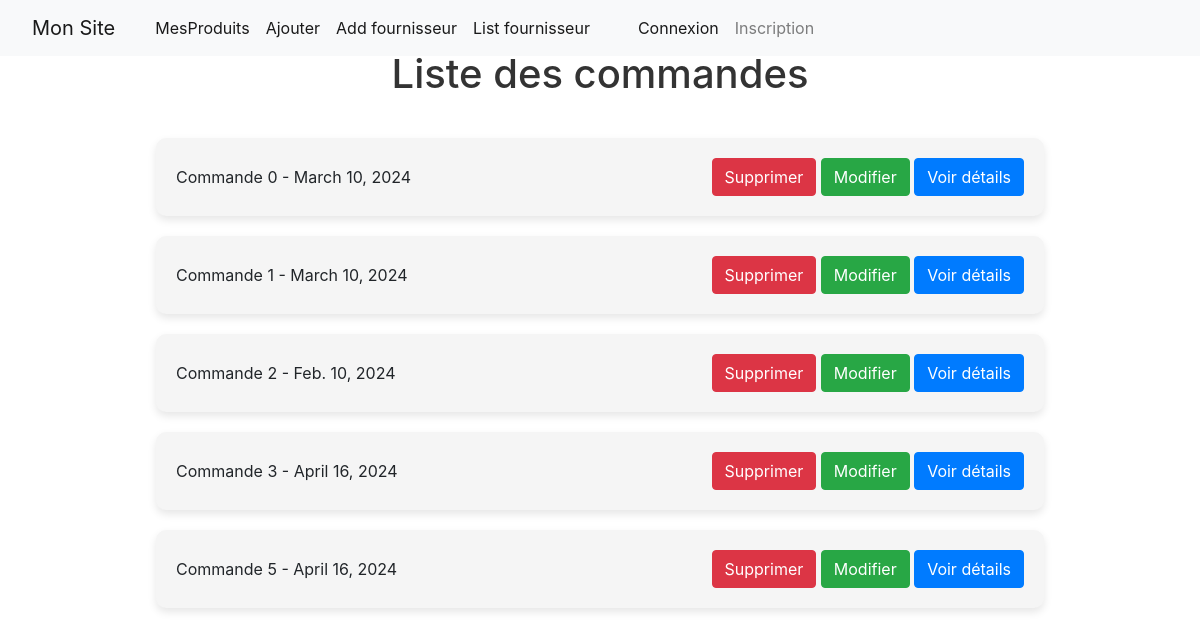
The page /magasin/commandes/ on the database its author committed.
### magasin/models.py (models this page shows, shortened)
class Commande(models.Model):
    numero_commande = models.IntegerField(default=0)
    dateCde = models.DateField(null=True, default=date.today)
    totalCde = models.DecimalField(max_digits=10, decimal_places=3)
    produits = models.ManyToManyField(Produit)

### magasin/views.py (the view)
# urls.py: path('commandes/', ListeCommandesView.as_view(), name='liste_commandes'),
class ListeCommandesView(ListView):
    model = Commande
    template_name = 'magasin/liste_commandes.html'
    context_object_name = 'commandes'
    def get_queryset(self):
        return Commande.objects.all()

### magasin/templates/magasin/liste_commandes.html (shortened to what this page needs)
{% extends 'magasin/base.html' %}
{% block content %}
<!DOCTYPE html>
<html lang="fr">
<head>
</head>
<body>
    <h1>Liste des commandes</h1>
    {% if commandes %}
        <ul class="ul">
            {% for commande in commandes %}
                <li class="li">
                    Commande {{ commande.numero_commande }} - {{ commande.dateCde }}
                    <div>
                        <a href="{% url 'supprimer_commande' commande.id %}" class="btn btn-danger">Supprimer</a>
                        <a href="{% url 'modifier_commande' commande.id %}" class="btn btn-success">Modifier</a>
                        <a href="{% url 'detail_commande' commande.id %}" class="btn btn-primary">Voir détails</a>
                    </div>
                </li>
            {% endfor %}
        </ul>
    {% else %}
        <p>Aucune commande n'est disponible pour le moment.</p>
    {% endif %}
</body>
</html>
{% endblock %}

### magasin/templates/magasin/liste_commandes.html (style rules this page uses)
h1 { margin-top: 50px; text-align: center; color: #333; font-size: 2.5rem; }
.ul { list-style-type: none; padding: 0; margin-top: 20px; display: flex; flex-direction: column; align-items: center; }
.li { margin-top: 20px; padding: 20px; background-color: #f5f5f5; border-radius: 10px; box-shadow: 0 4px 8px rgba(0, 0, 0, 0.1); transition: transform 0.3s ease; width: 80%; display: flex; justify-content: space-between; align-items: center; }
a { text-decoration: none; padding: 8px 16px; border-radius: 4px; cursor: pointer; }
.btn-primary { background-color: #007bff; color: #fff; }
.btn-danger { background-color: #dc3545; color: #fff; }
.btn-success { background-color: #28a745; color: #fff; }

### rows shown on the page
Commande: numero_commande "0", dateCde "March 10, 2024"
Commande: numero_commande "1", dateCde "March 10, 2024"
Commande: numero_commande "2", dateCde "Feb. 10, 2024"
Commande: numero_commande "3", dateCde "April 16, 2024"
Commande: numero_commande "5", dateCde "April 16, 2024"
